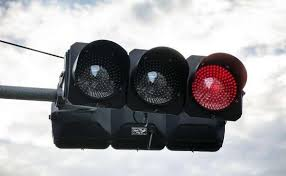
#> input picture HW1/resource/r1.jpg, 286 x 176 px
$ jupyter execute --allow-errors part2.ipynb   (older library calls are emulated)
#> lines starting #> are read from the running program, lines starting #| are printed output that depends on the picture
## NVLab Summer School Assignment 1
Part II.

[cell 1]
# from google.colab import drive
# drive.mount('/content/drive')

[cell 2]
# !ls /content/drive/
# %cd "/content/drive/My Drive"
# %cd "HW1/resources"

# !ls

[cell 3]
import numpy as np
import cv2
from matplotlib import pyplot as plt
import os
# import tensorflow as tf

# from google.colab.patches import cv2_imshow

A. Convolution Implementation

[cell 4]
def my_conv(img, kernel):
    '''
    function: convolution

    img: (H*W*C) numpy array
    kernel: (K*K) numpy array
    output: (H*W*C) numpy array
    '''
    pad_size = kernel.shape[0]//2
    (height, width, channel) = img.shape
    # Zero-padding
    pad_img = cv2.copyMakeBorder(img, pad_size, pad_size, pad_size, pad_size, cv2.BORDER_REPLICATE)
    # Convolution
    output_img = np.zeros(img.shape)
    for i in range(height):
        for j in range(width):
            for c in range(channel):
                output_img[i, j, c] = np.sum(pad_img[i:i+kernel.shape[0], j:j+kernel.shape[1], c] * kernel)

    return output_img

[cell 5]
## read image from resource/
img = cv2.imread("resource/r1.jpg")
#> img is the input picture: shape (176, 286, 3); mean B, G, R 164.5, 162.1, 163.5
img = img.astype(np.float32)/255

## set kernel
sharpen_kernel = np.array([[0, -1, 0], [-1, 5, -1], [0, -1, 0]])
boxblur_kernel = np.array([[1/9, 1/9, 1/9], [1/9, 1/9, 1/9], [1/9, 1/9, 1/9]])

sharpen_img = my_conv(img, sharpen_kernel)
#> in my_conv, `pad_img = cv2.copyMakeBorder(img, pad_size, pad_size, pad_size, pad_si..`:
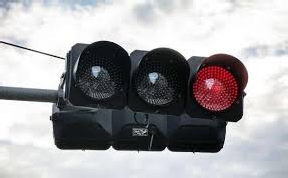
#> pad_img: shape (178, 288, 3) float32; mean B, G, R 0.649, 0.64, 0.645
#> after the loop in my_conv, `for i in range(height):`:
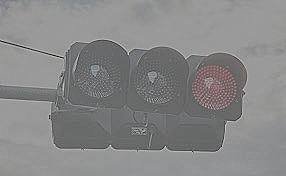
#> output_img: shape (176, 286, 3) float64; mean B, G, R 0.645, 0.636, 0.641; drawn with min black and max white
boxblur_img = my_conv(img, boxblur_kernel)
#> after the loop in my_conv (call 2), `for i in range(height):`:
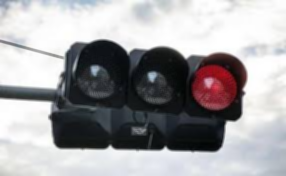
#> output_img: shape (176, 286, 3) float64; mean B, G, R 0.645, 0.636, 0.641

plt.imshow(cv2.cvtColor(sharpen_img.astype(np.float32), cv2.COLOR_BGR2RGB))
plt.show()
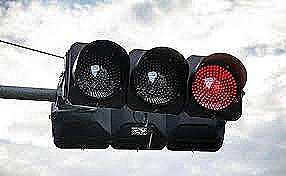
#> shown: shape (176, 286, 3) float32; mean R, G, B 0.643, 0.64, 0.648
plt.imshow(cv2.cvtColor(boxblur_img.astype(np.float32), cv2.COLOR_BGR2RGB))
plt.show()

# image writing
image_path = "output/part2/sharpen.jpg"
folder_path = os.path.dirname(image_path)
os.makedirs(folder_path, exist_ok=True)
cv2.imwrite(image_path, 255*sharpen_img)

image_path = "output/part2/boxblur.jpg"
cv2.imwrite(image_path, 255*boxblur_img)
#> Out = True

B. Hybrid Image

[cell 6]
PAIR = 0
GAU_SIZE = 50
GAU_SIGMA = 10

## read image from resource/
l_img_list = ['dog', 'bicycle', 'bird', 'marilyn', 'fish']
h_img_list = ['cat', 'motorcycle', 'plane', 'einstein', 'submarine']

l_img = cv2.imread("resource/" + l_img_list[PAIR] + ".bmp")
h_img = cv2.imread("resource/" + h_img_list[PAIR] + ".bmp")
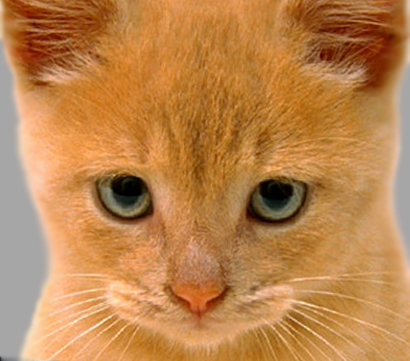
#> input picture HW1/resource/cat.bmp, 410 x 361 px
#> h_img is the input picture: shape (361, 410, 3); mean B, G, R 77.1, 132.5, 188.3

#> (the rest of this cell did not finish here and is left out)

[cell 7]
def my_GaussianBlur(size, sigma):
    '''
    function: gaussian blur kernel generating

    size: kernel size, should be an odd number
    sigma: standard deviation of gaussina distribution
    g: gaussian kernel
    '''
    x, y = np.mgrid[-size//2 + 1:size//2 + 1, -size//2 + 1:size//2 + 1]
    g = np.exp(-((x**2 + y**2)/(2.0*sigma**2)))
    g = g/g.sum()
    return g

[cell 8]
LPF_kernel = my_GaussianBlur(GAU_SIZE, GAU_SIGMA)
#> (the rest of this cell did not finish here and is left out)


plt.imshow(cv2.cvtColor(lpf_img.astype(np.float32), cv2.COLOR_BGR2RGB))
plt.show()

lpf_path = "output/part2/lpf/" + l_img_list[PAIR] +"_SIZE:" + str(GAU_SIZE) + "_SIGMA:" + str(GAU_SIGMA) + ".jpg"
lpf_folder_path = os.path.dirname(lpf_path)
os.makedirs(lpf_folder_path, exist_ok=True)
cv2.imwrite(lpf_path, 255*lpf_img)

[cell 9]
def normalize(img):
    ''' Function to normalize an input array to 0-1 '''
    img_min = img.min()
    img_max = img.max()
    scale = img_max - img_min
    return (img - img_min) / scale if not scale == 0 else img

[cell 10]
hpf_img = h_img - my_conv(h_img, LPF_kernel)
#> in my_conv (call 4), `pad_img = cv2.copyMakeBorder(img, pad_size, pad_size, pad_size, pad_si..`:
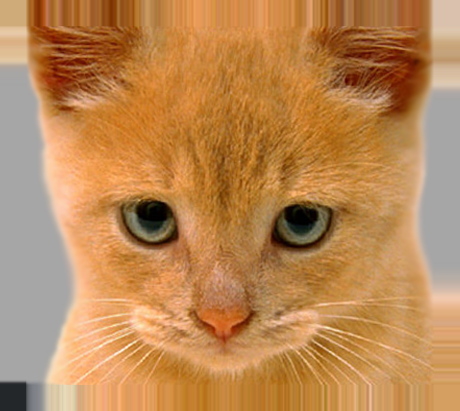
#> pad_img: shape (411, 460, 3); mean B, G, R 84.5, 136.1, 187.8
#> after the loop in my_conv (call 4), `for i in range(height):`:
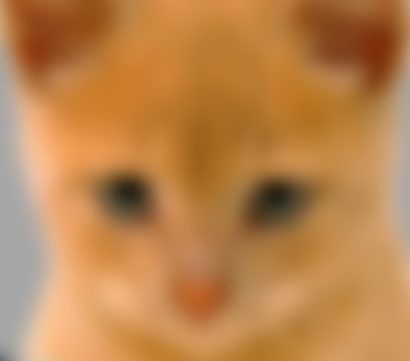
#> output_img: shape (361, 410, 3) float64; mean B, G, R 77.4, 132.6, 188.2
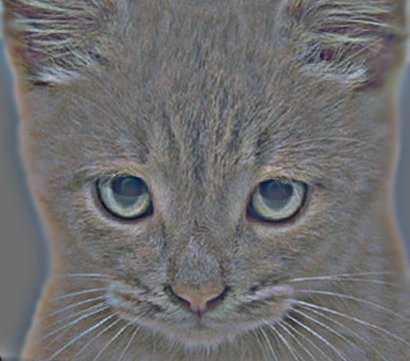
#> hpf_img: shape (361, 410, 3) float64; mean B, G, R -0.3, -0.1, 0.1; drawn with min black and max white

plt.imshow(normalize(cv2.cvtColor(hpf_img.astype(np.float32), cv2.COLOR_BGR2RGB) + .5))
#> in normalize, `img_min = img.min()`: img_min = -101
#> in normalize, `img_max = img.max()`: img_max = 132.6
#> in normalize, `scale = img_max - img_min`: scale = 233.6
#> in normalize, `return (img - img_min) / scale if not scale == 0 else img`:
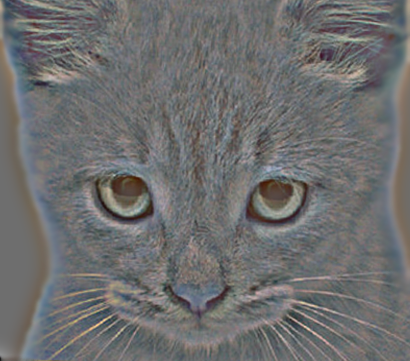
#> returned value: shape (361, 410, 3) float32; mean of channels 0, 1, 2 0.435, 0.434, 0.434; drawn as B, G, R
plt.show()

hpf_path = "output/part2/hpf/" + h_img_list[PAIR] +"_SIZE:" + str(GAU_SIZE) + "_SIGMA:" + str(GAU_SIGMA) + ".jpg"

hpf_folder_path = os.path.dirname(hpf_path)
os.makedirs(hpf_folder_path, exist_ok=True)
cv2.imwrite(hpf_path, 255*hpf_img)
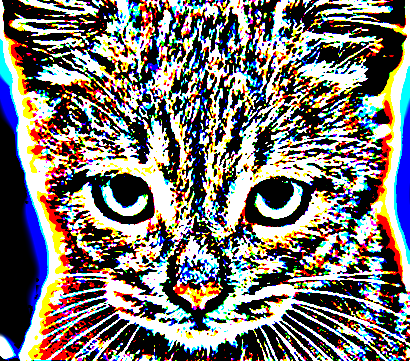
#> saved as cat_SIZE:50_SIGMA:10.jpg: shape (361, 410, 3); mean B, G, R 114.5, 118.5, 123.2
#> Out = True
